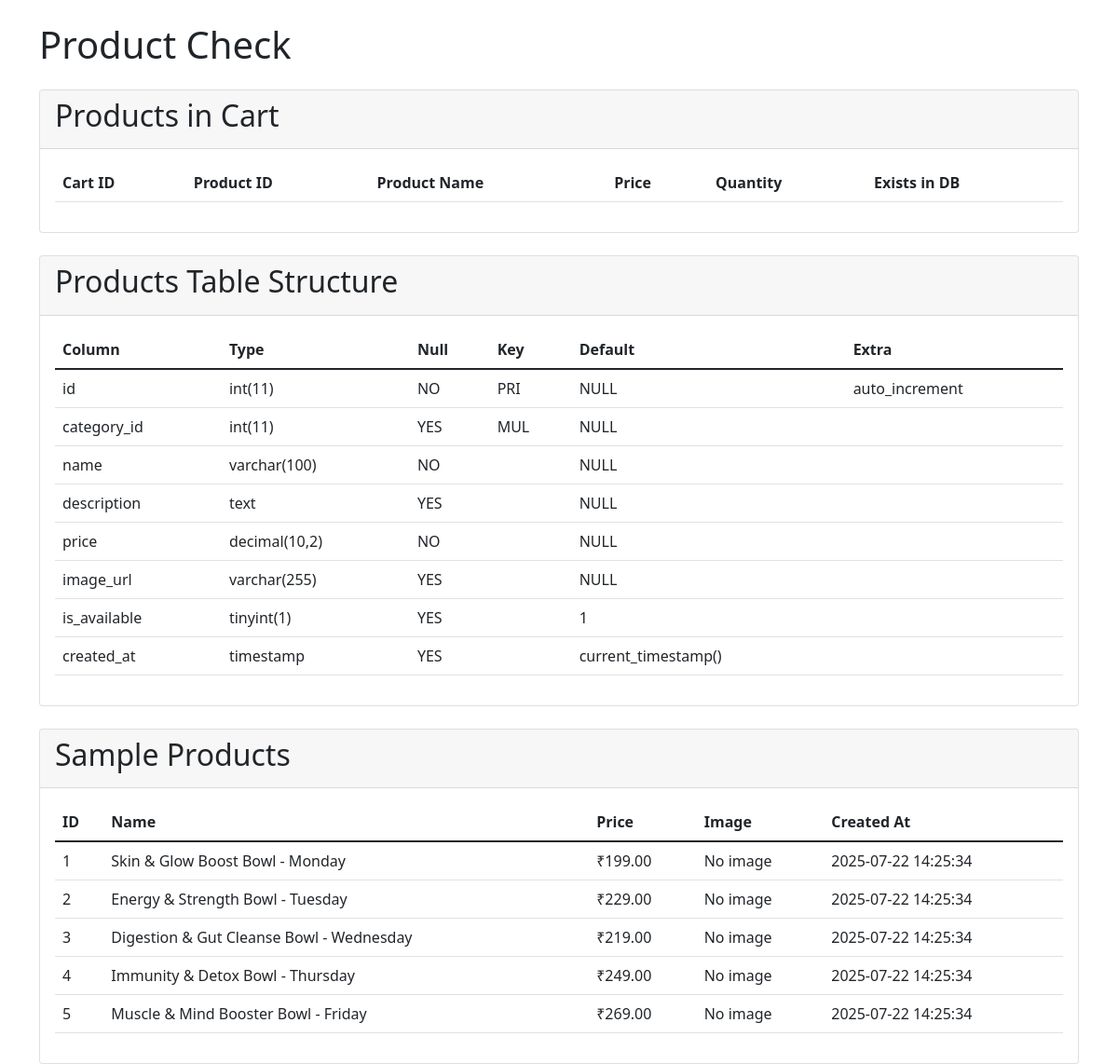
The page /check-products-exist.php on the database its author committed.
### tables this page shows
CREATE TABLE products (
    id INT PRIMARY KEY AUTO_INCREMENT,
    category_id INT,
    name VARCHAR(100) NOT NULL,
    description TEXT,
    price DECIMAL(10,2) NOT NULL,
    image_url VARCHAR(255),
    is_available BOOLEAN DEFAULT TRUE,
    created_at TIMESTAMP DEFAULT CURRENT_TIMESTAMP,
    FOREIGN KEY (category_id) REFERENCES categories(id)
);

### check-products-exist.php (the view, shortened to what this page needs)
<?php
require_once 'config.php';
$productIds = [1, 2];
$placeholders = rtrim(str_repeat('?,', count($productIds)), ',');
$stmt = $conn->prepare("SELECT * FROM products WHERE id IN ($placeholders)");
$stmt->execute($productIds);
$products = $stmt->fetchAll(PDO::FETCH_ASSOC);
?>
<!DOCTYPE html>
<html lang="en">
<head>
    <link href="https://cdn.jsdelivr.net/npm/bootstrap@5.1.3/dist/css/bootstrap.min.css" rel="stylesheet">
</head>
<body>
    <div class="container mt-4">
        <h1>Product Check</h1>
        <div class="card mt-4">
            <div class="card-header">
                <h2>Products in Cart</h2>
            </div>
            <div class="card-body">
                <table class="table">
                    <thead>
                        <tr>
                            <th>Cart ID</th>
                            <th>Product ID</th>
                            <th>Product Name</th>
                            <th>Price</th>
                            <th>Quantity</th>
                            <th>Exists in DB</th>
                        </tr>
                    </thead>
                </table>
            </div>
        </div>
        <div class="card mt-4">
            <div class="card-header">
                <h2>Products Table Structure</h2>
            </div>
            <div class="card-body">
                <?php
                $stmt = $conn->query("DESCRIBE products");
                $columns = $stmt->fetchAll(PDO::FETCH_ASSOC);
                ?>
                <table class="table">
                    <thead>
                        <tr>
                            <th>Column</th>
                            <th>Type</th>
                            <th>Null</th>
                            <th>Key</th>
                            <th>Default</th>
                            <th>Extra</th>
                        </tr>
                    </thead>
                    <tbody>
                        <?php foreach ($columns as $col): ?>
                            <tr>
                                <td><?php echo $col['Field']; ?></td>
                                <td><?php echo $col['Type']; ?></td>
                                <td><?php echo $col['Null']; ?></td>
                                <td><?php echo $col['Key']; ?></td>
                                <td><?php echo $col['Default'] ?? 'NULL'; ?></td>
                                <td><?php echo $col['Extra']; ?></td>
                            </tr>
                        <?php endforeach; ?>
                    </tbody>
                </table>
            </div>
        </div>
        <div class="card mt-4">
            <div class="card-header">
                <h2>Sample Products</h2>
            </div>
            <div class="card-body">
                <?php
                $sampleProducts = $conn->query("SELECT * FROM products LIMIT 5")->fetchAll(PDO::FETCH_ASSOC);
                if (empty($sampleProducts)):
                ?>
                    <div class="alert alert-warning">No products found in the database!</div>
                <?php else: ?>
                    <table class="table">
                        <thead>
                            <tr>
                                <th>ID</th>
                                <th>Name</th>
                                <th>Price</th>
                                <th>Image</th>
                                <th>Created At</th>
                            </tr>
                        </thead>
                        <tbody>
                            <?php foreach ($sampleProducts as $product): ?>
                                <tr>
                                    <td><?php echo $product['id']; ?></td>
                                    <td><?php echo htmlspecialchars($product['name']); ?></td>
                                    <td>₹<?php echo number_format($product['price'], 2); ?></td>
                                    <td>
                                        <?php if (!empty($product['image'])): ?>
                                            <img src="admin/uploads/<?php echo htmlspecialchars($product['image']); ?>"
                                                 style="max-width: 50px;"
                                                 alt="<?php echo htmlspecialchars($product['name']); ?>">
                                        <?php else: ?>
                                            No image
                                        <?php endif; ?>
                                    </td>
                                    <td><?php echo $product['created_at'] ?? 'N/A'; ?></td>
                                </tr>
                            <?php endforeach; ?>
                        </tbody>
                    </table>
                <?php endif; ?>
            </div>
        </div>
    </div>
</body>
</html>

### rows shown on the page
products: id "1", name "Skin & Glow Boost Bowl - Monday", price "199.00", created_at "2025-07-22 14:25:34"
products: id "2", name "Energy & Strength Bowl - Tuesday", price "229.00", created_at "2025-07-22 14:25:34"
products: id "3", name "Digestion & Gut Cleanse Bowl - Wednesday", price "219.00", created_at "2025-07-22 14:25:34"
products: id "4", name "Immunity & Detox Bowl - Thursday", price "249.00", created_at "2025-07-22 14:25:34"
products: id "5", name "Muscle & Mind Booster Bowl - Friday", price "269.00", created_at "2025-07-22 14:25:34"

### other values the page prints
$col['Field'] "id"
$col['Type'] "int(11)"
$col['Null'] "NO"
$col['Key'] "PRI"
$col['Default'] "NULL"
$col['Extra'] "auto_increment"
$col['Field'] "category_id"
$col['Null'] "YES"
$col['Key'] "MUL"
$col['Field'] "name"
$col['Type'] "varchar(100)"
$col['Field'] "description"
$col['Type'] "text"
$col['Field'] "price"
$col['Type'] "decimal(10,2)"
